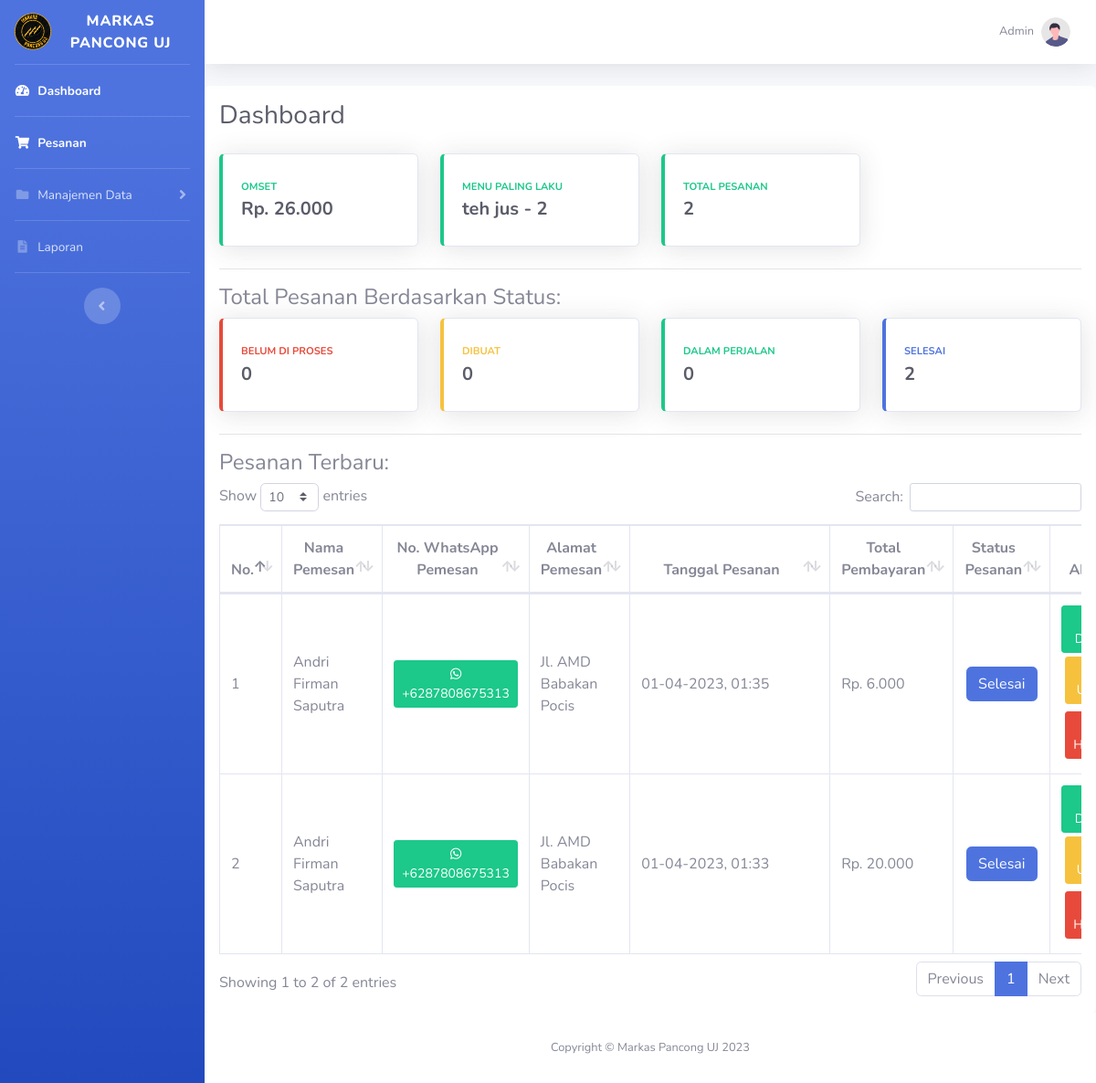
The page /dashboard.php (signed in) on the database as committed earlier.
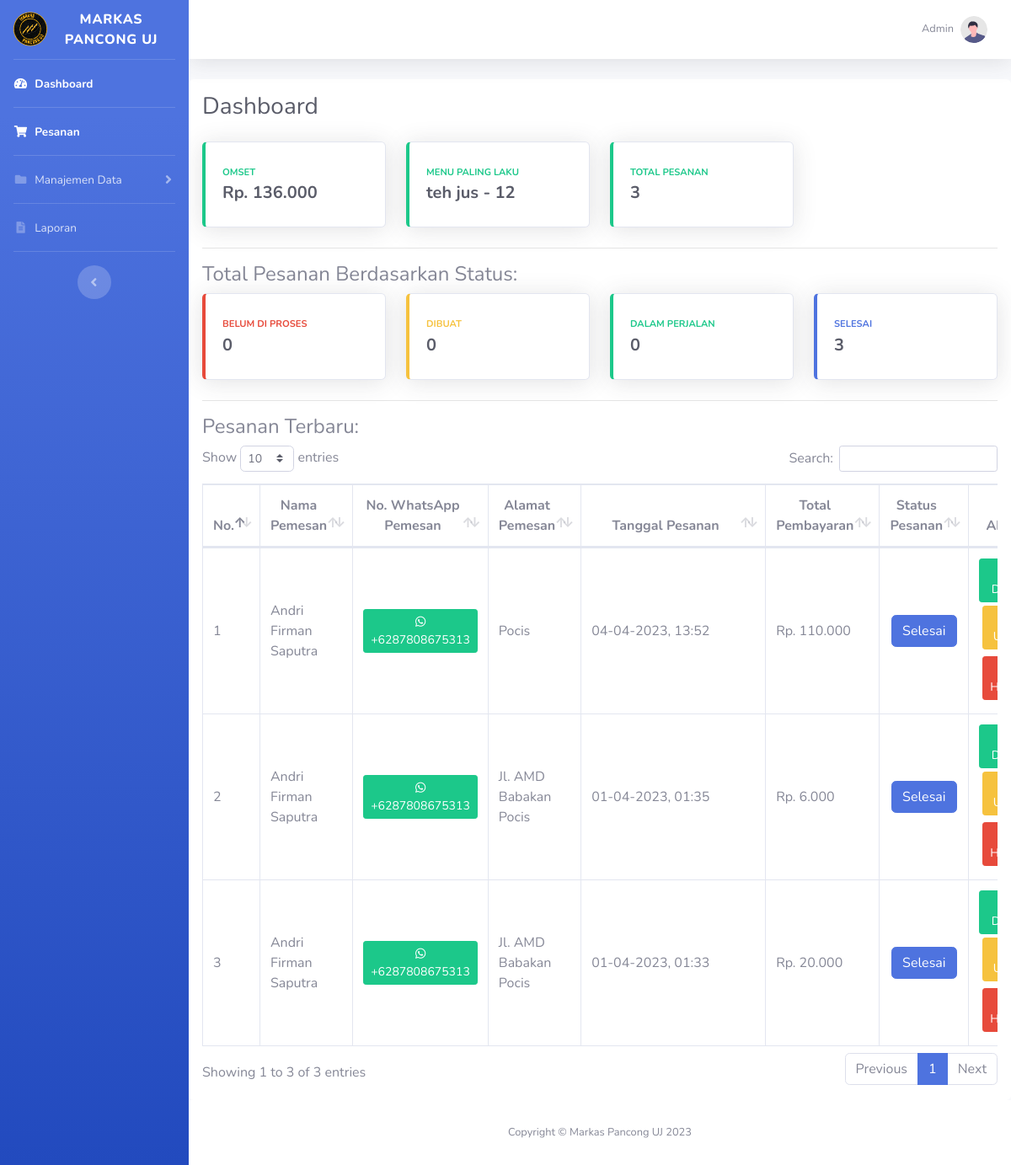
The same page on the database as committed later.
### tables this page shows
CREATE TABLE `user` (
  `id_user` int(11) NOT NULL,
  `username` varchar(10) NOT NULL,
  `password` varchar(255) NOT NULL,
  `nama_lengkap` varchar(50) NOT NULL
);

CREATE TABLE `pesanan` (
  `id_pesanan` int(11) NOT NULL,
  `nama_pemesan` varchar(50) NOT NULL,
  `no_telp_pemesan` varchar(20) NOT NULL,
  `alamat_pemesan` text NOT NULL,
  `tanggal_pesanan` datetime NOT NULL,
  `total_pembayaran` int(11) DEFAULT NULL,
  `status_pesanan` enum('proses','dibuat','perjalanan','selesai') NOT NULL DEFAULT 'proses',
  `id_user` int(11) DEFAULT NULL
);

### dashboard.php (the view, shortened to what the rows shown need)
<?php
    require_once 'koneksi.php';
    $id_user = $_SESSION['id_user'];
    if (!$dataUser = mysqli_fetch_assoc(mysqli_query($koneksi, "SELECT * FROM user WHERE id_user = '$id_user'"))) {
        header("Location: logout.php");
        exit;
    }
    $pesanan = mysqli_query($koneksi, "SELECT * FROM pesanan ORDER BY tanggal_pesanan DESC");
 ?>
<!DOCTYPE html>
<html lang="en">
<head>
    <?php include 'head.php' ?>
</head>
<body id="page-top">
    <div id="wrapper">
        <div id="content-wrapper" class="d-flex flex-column">
            <div id="content">
                <?php include 'topbar.php' ?>
                <div class="container-fluid bg-white rounded p-3">
                    <div class="d-sm-flex align-items-center justify-content-between mb-4">
                        <h1 class="h3 mb-0 text-gray-800">Dashboard</h1>
                    </div>
                    <div class="row">
                        <div class="col">
                            <div class="table-responsive">
                                <table class="table table-bordered" id="dataTable" cellspacing="0">
                                    <thead>
                                        <tr class="text-center">
                                            <th>No.</th>
                                            <th>Nama Pemesan</th>
                                            <th>No. WhatsApp Pemesan</th>
                                            <th>Alamat Pemesan</th>
                                            <th style="min-width: 11rem;">Tanggal Pesanan</th>
                                            <th>Total Pembayaran</th>
                                            <th>Status Pesanan</th>
                                            <th>Aksi</th>
                                        </tr>
                                    </thead>
                                    <tbody>
                                        <?php $i = 1; ?>
                                        <?php foreach ($pesanan as $dp): ?>
                                            <tr>
                                                <td class="align-middle"><?= $i++; ?></td>
                                                <td class="align-middle"><?= $dp['nama_pemesan']; ?></td>
                                                <?php
                                                    $toNumber62 = $dp['no_telp_pemesan'];
                                                 ?>
                                                <td class="align-middle"><a target="_blank" class="btn btn-sm btn-success" href="https://wa.me/<?= $toNumber62; ?>"><i class="fab fa-fw fa-whatsapp"></i> +<?= $toNumber62; ?></a></td>
                                                <td class="align-middle"><?= $dp['alamat_pemesan']; ?></td>
                                                <td class="align-middle"><?= date("d-m-Y, H:i", strtotime($dp['tanggal_pesanan'])); ?></td>
                                                <td class="align-middle">
                                                    Rp. <?= str_replace(",", ".", number_format($dp['total_pembayaran'])); ?>
                                                </td>
                                                <td class="align-middle text-center">
                                                    <?php if ($dp['status_pesanan'] == 'proses'): ?>
                                                        <a onclick="return confirm('Apakah Anda yakin ingin mengubah status menjadi dibuat?')" href="ubah_status.php?id_pesanan=<?= $dp['id_pesanan']; ?>&status=dibuat" class="btn btn-danger"><?= ucwords($dp['status_pesanan']); ?></a>
                                                    <?php elseif ($dp['status_pesanan'] == 'dibuat'): ?>
                                                        <a onclick="return confirm('Apakah Anda yakin ingin mengubah status menjadi perjalanan?')" href="ubah_status.php?id_pesanan=<?= $dp['id_pesanan']; ?>&status=perjalanan" class="btn btn-warning"><?= ucwords($dp['status_pesanan']); ?></a>
                                                    <?php elseif ($dp['status_pesanan'] == 'perjalanan'): ?>
                                                        <a onclick="return confirm('Apakah Anda yakin ingin mengubah status menjadi selesai?')" href="ubah_status.php?id_pesanan=<?= $dp['id_pesanan']; ?>&status=selesai" class="btn btn-success"><?= ucwords($dp['status_pesanan']); ?></a>
                                                    <?php elseif ($dp['status_pesanan'] == 'selesai'): ?>
                                                        <a class="btn btn-primary"><?= ucwords($dp['status_pesanan']); ?></a>
                                                    <?php endif ?>
                                                </td>
                                                <td class="text-center align-middle">
                                                    <a class="btn btn-sm btn-success" href="detail_pesanan.php?id_pesanan=<?= $dp['id_pesanan']; ?>"><i class="fas fa-fw fa-bars"></i> Detail</a>
                                                    <a class="btn btn-sm btn-warning text-white m-1" data-toggle="modal" data-target="#ubahPesananModal<?= $dp['id_pesanan']; ?>"><i class="fas fa-fw fa-edit"></i> Ubah</a>
                                                    <a class="btn btn-sm btn-danger text-white m-1" href="hapus_pesanan.php?id_pesanan=<?= $dp['id_pesanan']; ?>" onclick="return confirm('Apakah Anda yakin ingin menghapus pesanan dengan nama pemesan <?= $dp['nama_pemesan']; ?>?')"><i class="fas fa-fw fa-trash"></i> Hapus</a>
                                                </td>
                                            </tr>
                                        <?php endforeach ?>
                                    </tbody>
                                </table>
                            </div>
                        </div>
                    </div>
                </div>
            </div>
        </div>
    </div>
</body>
</html>

### topbar.php (shortened to what the rows shown need)
<nav class="navbar navbar-expand navbar-light bg-white topbar mb-4 static-top shadow">
    <ul class="navbar-nav ml-auto">
        <li class="nav-item dropdown no-arrow">
            <a class="nav-link dropdown-toggle" href="#" id="userDropdown" role="button"
                data-toggle="dropdown" aria-haspopup="true" aria-expanded="false">
                <span class="mr-2 d-none d-lg-inline text-gray-600 small"><?= $dataUser['nama_lengkap']; ?></span>
                <img class="img-profile rounded-circle"
                    src="img/undraw_profile.svg">
            </a>
        </li>
    </ul>
</nav>

Rows that differ between the two databases and show on the page:
added pesanan: nama_pemesan "Andri Firman Saputra", no_telp_pemesan "6287808675313", alamat_pemesan "Pocis", tanggal_pesanan "04-04-2023, 13:52", total_pembayaran "110.000", status_pesanan "Selesai"
Other text that changed with them:
str_replace(",", ".", number_format($omset['omset'])): "26.000" → "136.000"
$menu_paling_laku['laku']: "2" → "12"
$pesanan_semua: "2" → "3"
$pesanan_selesai: "2" → "3"
text written by a page script: "Show entries Search: Showing 1 to 2 of 2 entries Previous 1 Next" → "Show entries Search: Showing 1 to 3 of 3 entries Previous 1 Next"
